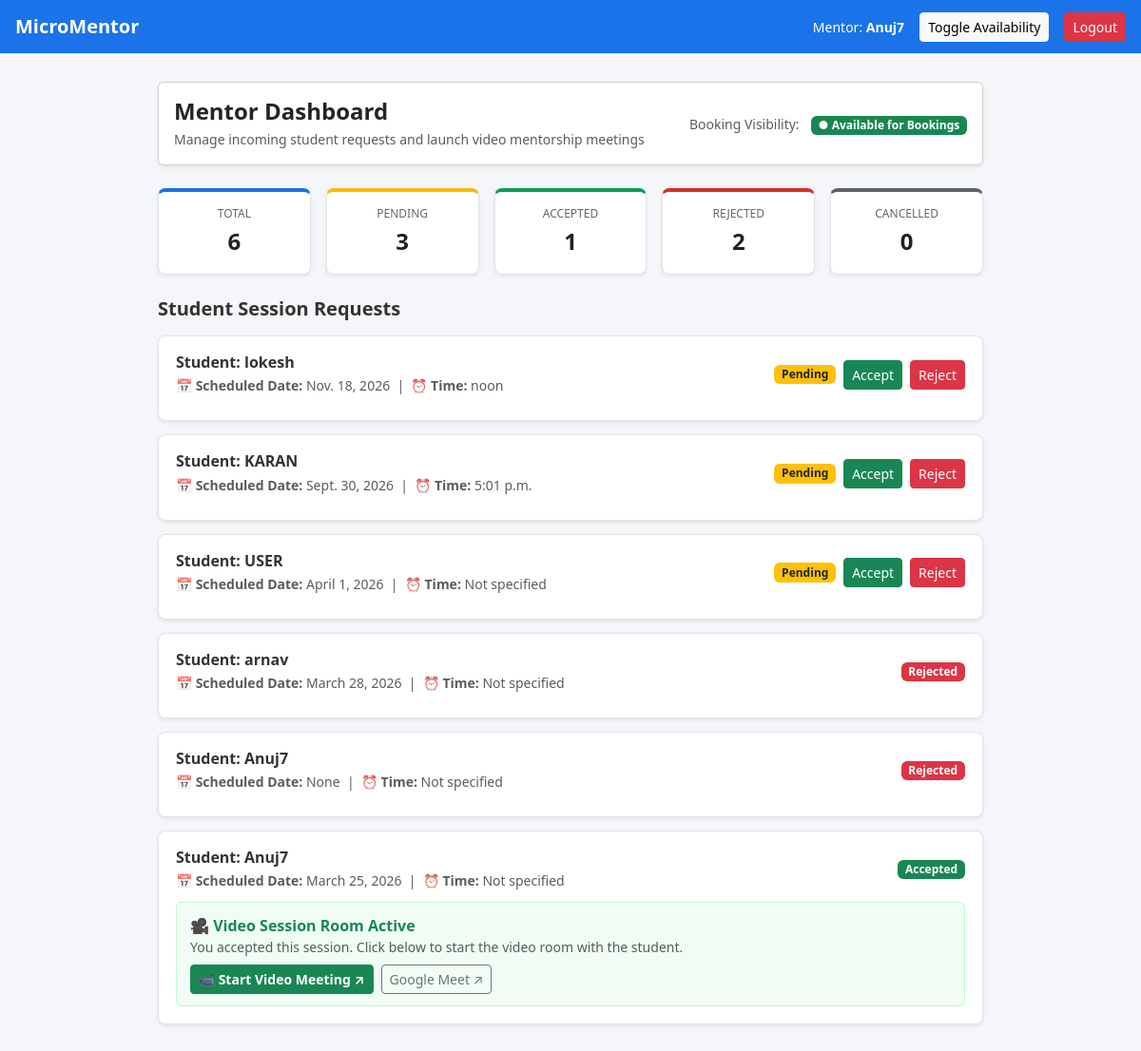
The page /mentor/dashboard/ (signed in) on the database its author committed.
### mentors/models.py (models this page shows)
class Booking(models.Model):
    mentor = models.ForeignKey(Mentor, on_delete=models.CASCADE)
    student = models.ForeignKey(User, on_delete=models.CASCADE)
    date = models.DateField(null=True, blank=True)
    time = models.TimeField(null=True, blank=True)
    status = models.CharField(max_length=20, default='pending')
    class Meta:
        unique_together = ['student', 'mentor', 'date', 'time']  # 🔥 updated

### mentors/views.py (the view)
# urls.py: path('dashboard/', views.mentor_dashboard, name='mentor_dashboard'),
@login_required
def mentor_dashboard(request):
    mentor = Mentor.objects.filter(user=request.user).first()
    bookings = Booking.objects.filter(mentor__user=request.user).order_by('-id')
    total = bookings.count()
    pending = bookings.filter(status='pending').count()
    accepted = bookings.filter(status='accepted').count()
    rejected = bookings.filter(status='rejected').count()
    cancelled = bookings.filter(status='cancelled').count()
    return render(request, 'mentor_dashboard.html', {
        'mentor': mentor,
        'bookings': bookings,
        'total': total,
        'pending': pending,
        'accepted': accepted,
        'rejected': rejected,
        'cancelled': cancelled
    })

### templates/mentor_dashboard.html (shortened to what this page needs)
<!DOCTYPE html>
<html lang="en">
<head>
    <link href="https://cdn.jsdelivr.net/npm/bootstrap@5.3.2/dist/css/bootstrap.min.css" rel="stylesheet">
</head>
<body>
    <nav class="navbar navbar-expand navbar-dark navbar-custom px-3">
        <a class="navbar-brand fw-bold" href="/mentor/dashboard/">MicroMentor</a>
        <div class="navbar-nav ms-auto align-items-center gap-2">
            <span class="text-white small me-2">Mentor: <strong>{{ request.user.username }}</strong></span>
            <a class="btn btn-sm btn-light" href="/mentor/toggle-availability/">Toggle Availability</a>
            <a class="btn btn-sm btn-danger ms-2" href="/logout/">Logout</a>
        </div>
    </nav>
    <div class="container">
        <div class="card p-3 mb-4 shadow-sm">
            <div class="d-flex justify-content-between align-items-center flex-wrap gap-2">
                <div>
                    <h1 class="h4 mb-1 fw-bold">Mentor Dashboard</h1>
                    <p class="text-muted small mb-0">Manage incoming student requests and launch video mentorship meetings</p>
                </div>
                <div>
                    <span class="me-2 small text-muted">Booking Visibility:</span>
                    {% if mentor.is_available %}
                        <span class="badge bg-success">● Available for Bookings</span>
                    {% else %}
                        <span class="badge bg-danger">● Paused (Hidden from Students)</span>
                    {% endif %}
                </div>
            </div>
        </div>
        <div class="row g-3 mb-4">
            <div class="col-6 col-md">
                <div class="stat-card border-blue shadow-sm">
                    <h3>Total</h3>
                    <div class="val">{{ total }}</div>
                </div>
            </div>
            <div class="col-6 col-md">
                <div class="stat-card border-yellow shadow-sm">
                    <h3>Pending</h3>
                    <div class="val">{{ pending }}</div>
                </div>
            </div>
            <div class="col-6 col-md">
                <div class="stat-card border-green shadow-sm">
                    <h3>Accepted</h3>
                    <div class="val">{{ accepted }}</div>
                </div>
            </div>
            <div class="col-6 col-md">
                <div class="stat-card border-red shadow-sm">
                    <h3>Rejected</h3>
                    <div class="val">{{ rejected }}</div>
                </div>
            </div>
            <div class="col-6 col-md">
                <div class="stat-card border-gray shadow-sm">
                    <h3>Cancelled</h3>
                    <div class="val">{{ cancelled }}</div>
                </div>
            </div>
        </div>
        <h2 class="h5 fw-bold mb-3">Student Session Requests</h2>
        {% if bookings %}
            {% for booking in bookings %}
            <div class="booking-item shadow-sm">
                <div class="d-flex justify-content-between align-items-center flex-wrap gap-2 mb-2">
                    <div>
                        <h3 class="h6 fw-bold mb-1">Student: {{ booking.student.username }}</h3>
                        <div class="text-muted small">
                            📅 <strong>Scheduled Date:</strong> {{ booking.date }} &nbsp;|&nbsp;
                            ⏰ <strong>Time:</strong> {{ booking.time|default:"Not specified" }}
                        </div>
                    </div>
                    <div class="d-flex align-items-center gap-2">
                        {% if booking.status == "accepted" %}
                            <span class="badge bg-success">Accepted</span>
                        {% elif booking.status == "rejected" %}
                            <span class="badge bg-danger">Rejected</span>
                        {% elif booking.status == "cancelled" %}
                            <span class="badge bg-secondary">Cancelled by Student</span>
                        {% else %}
                            <span class="badge bg-warning text-dark">Pending</span>
                            <a href="/mentor/accept/{{ booking.id }}/" class="btn btn-sm btn-success">Accept</a>
                            <a href="/mentor/reject/{{ booking.id }}/" class="btn btn-sm btn-danger">Reject</a>
                        {% endif %}
                    </div>
                </div>
                {% if booking.status == "accepted" %}
                <div class="meeting-box">
                    <div class="d-flex justify-content-between align-items-center flex-wrap gap-2">
                        <div>
                            <strong class="text-success">🎥 Video Session Room Active</strong>
                            <div class="text-muted small">You accepted this session. Click below to start the video room with the student.</div>
                        </div>
                        <div class="d-flex gap-2">
                            <a href="https://meet.jit.si/MicroMentor-Session-{{ booking.id }}-{{ mentor.user.username }}" target="_blank" class="btn btn-sm btn-success fw-bold">
                                📹 Start Video Meeting ↗
                            </a>
                            <a href="https://meet.google.com/new" target="_blank" class="btn btn-sm btn-outline-secondary">
                                Google Meet ↗
                            </a>
                        </div>
                    </div>
                </div>
                {% endif %}
            </div>
            {% endfor %}
        {% else %}
            <div class="card p-5 text-center text-muted">
                No session requests received yet.
            </div>
        {% endif %}
    </div>
</body>
</html>

### templates/mentor_dashboard.html (style rules this page uses)
body { background-color: #f4f6f9; color: #333; }
.navbar-custom { background-color: #1a73e8; }
.container { max-width: 900px; margin: 30px auto; padding: 0 16px; }
.stat-card { background: #ffffff; border: 1px solid #e1e4e8; border-radius: 8px; padding: 16px; text-align: center; }
.stat-card h3 { font-size: 12px; color: #666; margin-bottom: 4px; text-transform: uppercase; }
.stat-card .val { font-size: 24px; font-weight: bold; color: #202124; }
.border-blue { border-top: 4px solid #1a73e8; }
.border-yellow { border-top: 4px solid #fbbc04; }
.border-green { border-top: 4px solid #0f9d58; }
.border-red { border-top: 4px solid #d93025; }
.border-gray { border-top: 4px solid #5f6368; }
.booking-item { background: #ffffff; border: 1px solid #e1e4e8; border-radius: 8px; padding: 18px; margin-bottom: 14px; }
.meeting-box { background: #f0fdf4; border: 1px solid #bbf7d0; border-radius: 6px; padding: 12px 14px; margin-top: 12px; }

### rows shown on the page
Booking: student.username "lokesh", date "Nov. 18, 2026", time "noon"
Booking: student.username "KARAN", date "Sept. 30, 2026", time "5:01 p.m."
Booking: student.username "USER", date "April 1, 2026", time "Not specified"
Booking: student.username "arnav", date "March 28, 2026", time "Not specified", status "Rejected"
Booking: student.username "Anuj7", date "None", time "Not specified", status "Rejected"
Booking: student.username "Anuj7", date "March 25, 2026", time "Not specified", status "Accepted"

### other values the page prints
{{ request.user.username }} "Anuj7"
{{ total }} "6"
{{ pending }} "3"
{{ accepted }} "1"
{{ rejected }} "2"
{{ cancelled }} "0"
